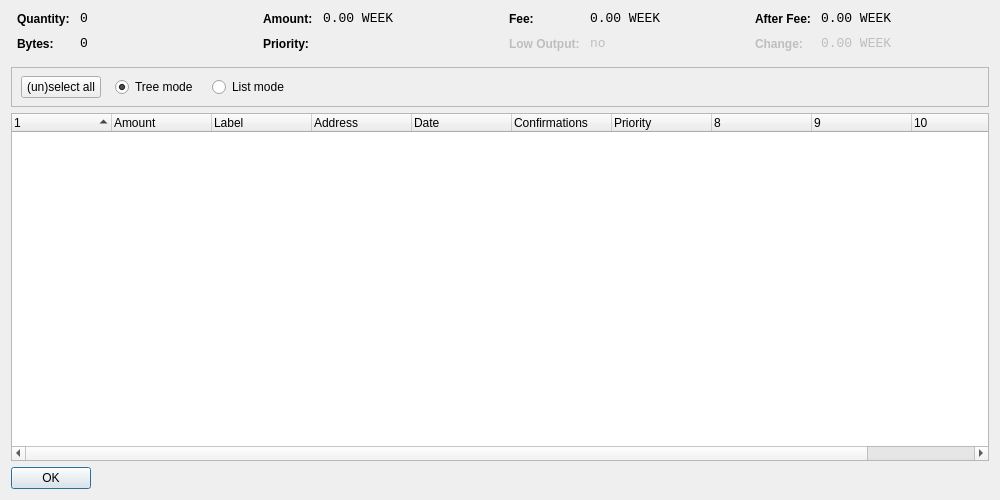
<?xml version="1.0" encoding="UTF-8"?>
<ui version="4.0">
 <class>CoinControlDialog</class>
 <widget class="QDialog" name="CoinControlDialog">
  <property name="geometry">
   <rect>
    <x>0</x>
    <y>0</y>
    <width>1000</width>
    <height>500</height>
   </rect>
  </property>
  <property name="windowTitle">
   <string>Coin Control</string>
  </property>
  <layout class="QVBoxLayout" name="verticalLayout">
   <item>
    <layout class="QHBoxLayout" name="horizontalLayoutTop" stretch="0,0,0,0">
     <property name="topMargin">
      <number>0</number>
     </property>
     <property name="bottomMargin">
      <number>10</number>
     </property>
     <item>
      <layout class="QFormLayout" name="formLayoutCoinControl1">
       <property name="horizontalSpacing">
        <number>10</number>
       </property>
       <property name="verticalSpacing">
        <number>10</number>
       </property>
       <property name="leftMargin">
        <number>6</number>
       </property>
       <property name="rightMargin">
        <number>6</number>
       </property>
       <item row="0" column="0">
        <widget class="QLabel" name="labelCoinControlQuantityText">
         <property name="styleSheet">
          <string notr="true">font-weight:bold;</string>
         </property>
         <property name="text">
          <string>Quantity:</string>
         </property>
        </widget>
       </item>
       <item row="0" column="1">
        <widget class="QLabel" name="labelCoinControlQuantity">
         <property name="font">
          <font>
           <family>Monospace</family>
           <pointsize>10</pointsize>
          </font>
         </property>
         <property name="cursor">
          <cursorShape>IBeamCursor</cursorShape>
         </property>
         <property name="contextMenuPolicy">
          <enum>Qt::ActionsContextMenu</enum>
         </property>
         <property name="text">
          <string notr="true">0</string>
         </property>
         <property name="textInteractionFlags">
          <set>Qt::LinksAccessibleByMouse|Qt::TextSelectableByKeyboard|Qt::TextSelectableByMouse</set>
         </property>
        </widget>
       </item>
       <item row="1" column="0">
        <widget class="QLabel" name="labelCoinControlBytesText">
         <property name="styleSheet">
          <string notr="true">font-weight:bold;</string>
         </property>
         <property name="text">
          <string>Bytes:</string>
         </property>
        </widget>
       </item>
       <item row="1" column="1">
        <widget class="QLabel" name="labelCoinControlBytes">
         <property name="font">
          <font>
           <family>Monospace</family>
           <pointsize>10</pointsize>
          </font>
         </property>
         <property name="cursor">
          <cursorShape>IBeamCursor</cursorShape>
         </property>
         <property name="contextMenuPolicy">
          <enum>Qt::ActionsContextMenu</enum>
         </property>
         <property name="text">
          <string notr="true">0</string>
         </property>
         <property name="textInteractionFlags">
          <set>Qt::LinksAccessibleByMouse|Qt::TextSelectableByKeyboard|Qt::TextSelectableByMouse</set>
         </property>
        </widget>
       </item>
      </layout>
     </item>
     <item>
      <layout class="QFormLayout" name="formLayoutCoinControl2">
       <property name="horizontalSpacing">
        <number>10</number>
       </property>
       <property name="verticalSpacing">
        <number>10</number>
       </property>
       <property name="leftMargin">
        <number>6</number>
       </property>
       <property name="rightMargin">
        <number>6</number>
       </property>
       <item row="0" column="0">
        <widget class="QLabel" name="labelCoinControlAmountText">
         <property name="styleSheet">
          <string notr="true">font-weight:bold;</string>
         </property>
         <property name="text">
          <string>Amount:</string>
         </property>
        </widget>
       </item>
       <item row="0" column="1">
        <widget class="QLabel" name="labelCoinControlAmount">
         <property name="font">
          <font>
           <family>Monospace</family>
           <pointsize>10</pointsize>
          </font>
         </property>
         <property name="cursor">
          <cursorShape>IBeamCursor</cursorShape>
         </property>
         <property name="contextMenuPolicy">
          <enum>Qt::ActionsContextMenu</enum>
         </property>
         <property name="text">
          <string notr="true">0.00 WEEK</string>
         </property>
         <property name="textInteractionFlags">
          <set>Qt::LinksAccessibleByMouse|Qt::TextSelectableByKeyboard|Qt::TextSelectableByMouse</set>
         </property>
        </widget>
       </item>
       <item row="1" column="0">
        <widget class="QLabel" name="labelCoinControlPriorityText">
         <property name="styleSheet">
          <string notr="true">font-weight:bold;</string>
         </property>
         <property name="text">
          <string>Priority:</string>
         </property>
        </widget>
       </item>
       <item row="1" column="1">
        <widget class="QLabel" name="labelCoinControlPriority">
         <property name="font">
          <font>
           <family>Monospace</family>
           <pointsize>10</pointsize>
          </font>
         </property>
         <property name="cursor">
          <cursorShape>IBeamCursor</cursorShape>
         </property>
         <property name="contextMenuPolicy">
          <enum>Qt::ActionsContextMenu</enum>
         </property>
         <property name="text">
          <string/>
         </property>
         <property name="textInteractionFlags">
          <set>Qt::LinksAccessibleByMouse|Qt::TextSelectableByKeyboard|Qt::TextSelectableByMouse</set>
         </property>
        </widget>
       </item>
      </layout>
     </item>
     <item>
      <layout class="QFormLayout" name="formLayoutCoinControl3">
       <property name="horizontalSpacing">
        <number>10</number>
       </property>
       <property name="verticalSpacing">
        <number>10</number>
       </property>
       <property name="leftMargin">
        <number>6</number>
       </property>
       <property name="rightMargin">
        <number>6</number>
       </property>
       <item row="0" column="0">
        <widget class="QLabel" name="labelCoinControlFeeText">
         <property name="styleSheet">
          <string notr="true">font-weight:bold;</string>
         </property>
         <property name="text">
          <string>Fee:</string>
         </property>
        </widget>
       </item>
       <item row="0" column="1">
        <widget class="QLabel" name="labelCoinControlFee">
         <property name="font">
          <font>
           <family>Monospace</family>
           <pointsize>10</pointsize>
          </font>
         </property>
         <property name="cursor">
          <cursorShape>IBeamCursor</cursorShape>
         </property>
         <property name="contextMenuPolicy">
          <enum>Qt::ActionsContextMenu</enum>
         </property>
         <property name="text">
          <string notr="true">0.00 WEEK</string>
         </property>
         <property name="textInteractionFlags">
          <set>Qt::LinksAccessibleByMouse|Qt::TextSelectableByKeyboard|Qt::TextSelectableByMouse</set>
         </property>
        </widget>
       </item>
       <item row="1" column="0">
        <widget class="QLabel" name="labelCoinControlLowOutputText">
         <property name="enabled">
          <bool>false</bool>
         </property>
         <property name="styleSheet">
          <string notr="true">font-weight:bold;</string>
         </property>
         <property name="text">
          <string>Low Output:</string>
         </property>
        </widget>
       </item>
       <item row="1" column="1">
        <widget class="QLabel" name="labelCoinControlLowOutput">
         <property name="enabled">
          <bool>false</bool>
         </property>
         <property name="font">
          <font>
           <family>Monospace</family>
           <pointsize>10</pointsize>
          </font>
         </property>
         <property name="cursor">
          <cursorShape>IBeamCursor</cursorShape>
         </property>
         <property name="contextMenuPolicy">
          <enum>Qt::ActionsContextMenu</enum>
         </property>
         <property name="text">
          <string notr="true">no</string>
         </property>
         <property name="textInteractionFlags">
          <set>Qt::LinksAccessibleByMouse|Qt::TextSelectableByKeyboard|Qt::TextSelectableByMouse</set>
         </property>
        </widget>
       </item>
      </layout>
     </item>
     <item>
      <layout class="QFormLayout" name="formLayoutCoinControl4">
       <property name="horizontalSpacing">
        <number>10</number>
       </property>
       <property name="verticalSpacing">
        <number>10</number>
       </property>
       <property name="leftMargin">
        <number>6</number>
       </property>
       <property name="rightMargin">
        <number>6</number>
       </property>
       <item row="0" column="0">
        <widget class="QLabel" name="labelCoinControlAfterFeeText">
         <property name="styleSheet">
          <string notr="true">font-weight:bold;</string>
         </property>
         <property name="text">
          <string>After Fee:</string>
         </property>
        </widget>
       </item>
       <item row="0" column="1">
        <widget class="QLabel" name="labelCoinControlAfterFee">
         <property name="font">
          <font>
           <family>Monospace</family>
           <pointsize>10</pointsize>
          </font>
         </property>
         <property name="cursor">
          <cursorShape>IBeamCursor</cursorShape>
         </property>
         <property name="contextMenuPolicy">
          <enum>Qt::ActionsContextMenu</enum>
         </property>
         <property name="text">
          <string notr="true">0.00 WEEK</string>
         </property>
         <property name="textInteractionFlags">
          <set>Qt::LinksAccessibleByMouse|Qt::TextSelectableByKeyboard|Qt::TextSelectableByMouse</set>
         </property>
        </widget>
       </item>
       <item row="1" column="0">
        <widget class="QLabel" name="labelCoinControlChangeText">
         <property name="enabled">
          <bool>false</bool>
         </property>
         <property name="styleSheet">
          <string notr="true">font-weight:bold;</string>
         </property>
         <property name="text">
          <string>Change:</string>
         </property>
        </widget>
       </item>
       <item row="1" column="1">
        <widget class="QLabel" name="labelCoinControlChange">
         <property name="enabled">
          <bool>false</bool>
         </property>
         <property name="font">
          <font>
           <family>Monospace</family>
           <pointsize>10</pointsize>
          </font>
         </property>
         <property name="cursor">
          <cursorShape>IBeamCursor</cursorShape>
         </property>
         <property name="contextMenuPolicy">
          <enum>Qt::ActionsContextMenu</enum>
         </property>
         <property name="text">
          <string notr="true">0.00 WEEK</string>
         </property>
         <property name="textInteractionFlags">
          <set>Qt::LinksAccessibleByMouse|Qt::TextSelectableByKeyboard|Qt::TextSelectableByMouse</set>
         </property>
        </widget>
       </item>
      </layout>
     </item>
    </layout>
   </item>
   <item>
    <widget class="QFrame" name="frame">
     <property name="minimumSize">
      <size>
       <width>0</width>
       <height>40</height>
      </size>
     </property>
     <property name="frameShape">
      <enum>QFrame::StyledPanel</enum>
     </property>
     <property name="frameShadow">
      <enum>QFrame::Sunken</enum>
     </property>
     <widget class="QWidget" name="horizontalLayoutWidget">
      <property name="geometry">
       <rect>
        <x>10</x>
        <y>0</y>
        <width>781</width>
        <height>41</height>
       </rect>
      </property>
      <layout class="QHBoxLayout" name="horizontalLayoutPanel" stretch="0,0,0,0,0">
       <property name="spacing">
        <number>14</number>
       </property>
       <item>
        <widget class="QPushButton" name="pushButtonSelectAll">
         <property name="sizePolicy">
          <sizepolicy hsizetype="Maximum" vsizetype="Fixed">
           <horstretch>0</horstretch>
           <verstretch>0</verstretch>
          </sizepolicy>
         </property>
         <property name="text">
          <string>(un)select all</string>
         </property>
        </widget>
       </item>
       <item>
        <widget class="QRadioButton" name="radioTreeMode">
         <property name="sizePolicy">
          <sizepolicy hsizetype="Maximum" vsizetype="Fixed">
           <horstretch>0</horstretch>
           <verstretch>0</verstretch>
          </sizepolicy>
         </property>
         <property name="text">
          <string>Tree mode</string>
         </property>
         <property name="checked">
          <bool>true</bool>
         </property>
        </widget>
       </item>
       <item>
        <widget class="QRadioButton" name="radioListMode">
         <property name="sizePolicy">
          <sizepolicy hsizetype="Maximum" vsizetype="Fixed">
           <horstretch>0</horstretch>
           <verstretch>0</verstretch>
          </sizepolicy>
         </property>
         <property name="text">
          <string>List mode</string>
         </property>
        </widget>
       </item>
       <item>
        <spacer name="horizontalSpacer">
         <property name="orientation">
          <enum>Qt::Horizontal</enum>
         </property>
         <property name="sizeHint" stdset="0">
          <size>
           <width>40</width>
           <height>20</height>
          </size>
         </property>
        </spacer>
       </item>
      </layout>
     </widget>
    </widget>
   </item>
   <item>
    <widget class="CoinControlTreeWidget" name="treeWidget">
     <property name="contextMenuPolicy">
      <enum>Qt::CustomContextMenu</enum>
     </property>
     <property name="sortingEnabled">
      <bool>false</bool>
     </property>
     <property name="columnCount">
      <number>11</number>
     </property>
     <attribute name="headerShowSortIndicator" stdset="0">
      <bool>true</bool>
     </attribute>
     <attribute name="headerStretchLastSection">
      <bool>false</bool>
     </attribute>
     <column>
      <property name="text">
       <string/>
      </property>
     </column>
     <column>
      <property name="text">
       <string>Amount</string>
      </property>
     </column>
     <column>
      <property name="text">
       <string>Label</string>
      </property>
     </column>
     <column>
      <property name="text">
       <string>Address</string>
      </property>
     </column>
     <column>
      <property name="text">
       <string>Date</string>
      </property>
     </column>
     <column>
      <property name="text">
       <string>Confirmations</string>
      </property>
      <property name="toolTip">
       <string>Confirmed</string>
      </property>
     </column>
     <column>
      <property name="text">
       <string>Priority</string>
      </property>
     </column>
     <column>
      <property name="text">
       <string/>
      </property>
     </column>
     <column>
      <property name="text">
       <string/>
      </property>
     </column>
     <column>
      <property name="text">
       <string/>
      </property>
     </column>
     <column>
      <property name="text">
       <string/>
      </property>
     </column>
    </widget>
   </item>
   <item>
    <widget class="QDialogButtonBox" name="buttonBox">
     <property name="sizePolicy">
      <sizepolicy hsizetype="Maximum" vsizetype="Fixed">
       <horstretch>0</horstretch>
       <verstretch>0</verstretch>
      </sizepolicy>
     </property>
     <property name="orientation">
      <enum>Qt::Horizontal</enum>
     </property>
     <property name="standardButtons">
      <set>QDialogButtonBox::Ok</set>
     </property>
    </widget>
   </item>
  </layout>
 </widget>
 <customwidgets>
  <customwidget>
   <class>CoinControlTreeWidget</class>
   <extends>QTreeWidget</extends>
   <header>coincontroltreewidget.h</header>
  </customwidget>
 </customwidgets>
 <resources/>
 <connections/>
</ui>
